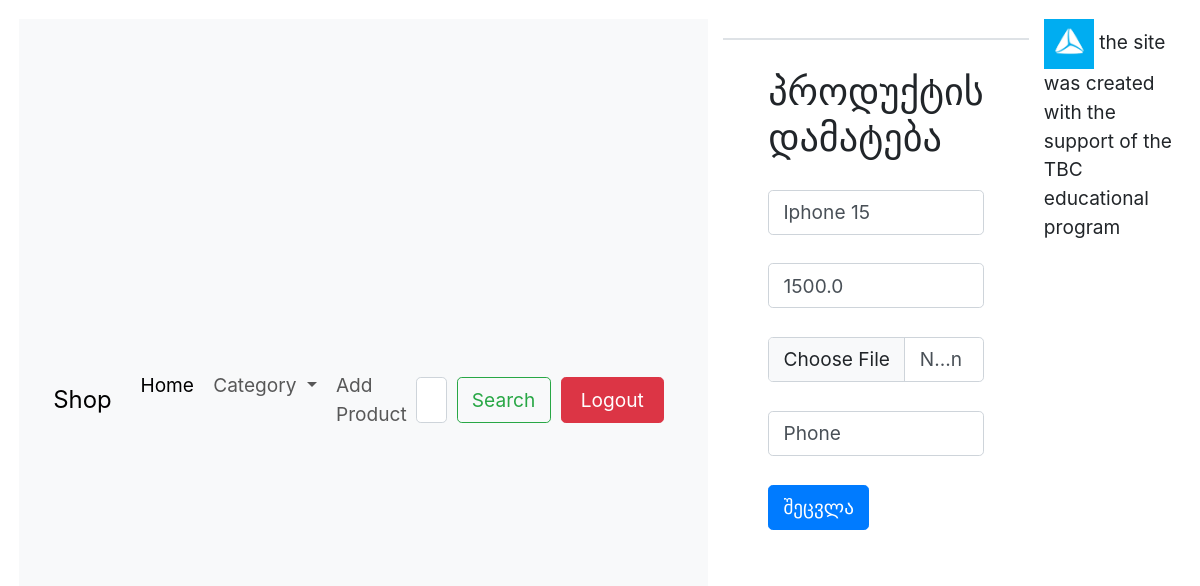
Page /edit_product/1 (signed in) on the committed database.
### models.py (models this page shows)
class Product(db.Model):
    id = db.Column(db.Integer, primary_key=True, autoincrement=True)
    category_id = db.Column(db.ForeignKey("product_category.id"))
    name = db.Column(db.String)
    price = db.Column(db.Float)
    img = db.Column(db.String)

### routes.py (the view, shortened to what this page needs)
@app.route("/edit_product/<int:product_id>", methods=["POST", "GET"])
def edit_product(product_id):
    chosen_product = Product.query.get(product_id)
    if not chosen_product:
        return render_template("404.html")
    if not current_user.is_authenticated or current_user.role != 'admin':
        return redirect(url_for("/404"))
    form = EditProductForm()
    form.category.choices = [(category.id, category.name) for category in ProductCategory.query.all()]
    form.name.data = chosen_product.name
    form.price.data = chosen_product.price
    form.img.data = chosen_product.img
    form.category.data = chosen_product.category_id
    return render_template("edit_product.html", form=form, product=chosen_product)

### forms.py
class EditProductForm(FlaskForm):
    name = StringField("პროდუქტის სახელი", validators=[DataRequired(message="პროდუქტის სახელი არაა შეყვანილი")])
    price = IntegerField("ფასი", validators=[DataRequired(message="ფასი არაა მითითებული")])
    img = FileField("სურათი",
                    validators=[
                        FileAllowed(["jpg", "jpeg", "img", "png"], message="მხოლოდ jpg, jpeg, img, png ფაილები")
                    ])
    category = SelectField('Category', coerce=int, validators=[DataRequired()])
    submit = SubmitField("შეცვლა")

### models.py (called while the page is built)
@login_manager.user_loader
def load_user(user_id):
    return User.query.get(user_id)

### templates/edit_product.html (shortened to what this page needs)
{% extends "base.html" %}
{% block content %}
<div class="container">
  <form method="post" enctype="multipart/form-data" action="{{ url_for('edit_product', product_id=product.id) }}">
    <h2>პროდუქტის დამატება</h2>
    {{ form.name(class="form-control mt-4", placeholder=form.name.label.text) }}
    {{ form.price(class="form-control mt-4", placeholder=form.price.label.text) }}
    {{ form.img(class="form-control mt-4", placeholder=form.img.label.text, accept=".img, .jpg, .jpeg")}}
    {{ form.category(class="form-control mt-4", placeholder=form.category.label.text) }}
    <div class="form-group">
      {{ form.submit(class="btn btn-primary my-4") }}
    </div>
  </form>
</div>
{% endblock %}

### style/styles.css (style rules this page uses)
* { border: 0; box-sizing: border-box; margin: 0; padding: 0; }
:root { --hue: 223; --bg: hsl(var(--hue), 10%, 90%); --fg: hsl(var(--hue), 10%, 10%); --primary: hsl(var(--hue), 90%, 45%); --primary-down: hsl(var(--hue), 90%, 65%); --trans-dur: 0.3s; font-size: calc(16px + (24 - 16) * (100vw - 320px) / (2560 - 320)); }
body { background-color: var(--bg); color: var(--fg); display: flex; font: 1em/1.5 Nunito, sans-serif; height: 100vh; transition: background-color var(--trans-dur), color var(--trans-dur); }

### rows in the picture
Product: name "Iphone 15", price "1500.0", category "Phone"
